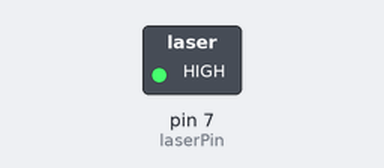
Recording of a sketch running on a simulated Arduino Uno, built with avr-gcc and run on an emulated ATmega328P. Parts: switched loads named in the sketch (green lamp = pin HIGH). Dashed ring = blinking.

Above: at 1.0 s.
Timing chart, 0 to 5.1 s (numbered marks = the images above):
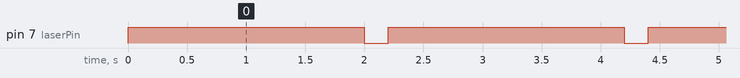

The sketch:

morse_2.ino
```cpp
//  湖南创乐博智能科技有限公司

const int laserPin = 7; //laser attach to

static int dotDelay = 200; //

void setup()
{
  pinMode(laserPin, OUTPUT);  //initialize laser as an output
  Serial.begin(9600);
}

void loop()
{
  digitalWrite(laserPin, HIGH);
  delay(dotDelay * 10);
  digitalWrite(laserPin, LOW);
  delay(dotDelay);
}
```

Measured:
- by itself, pin 7 (laserPin): alternates HIGH for 2.0 s and LOW for 0.20 s
